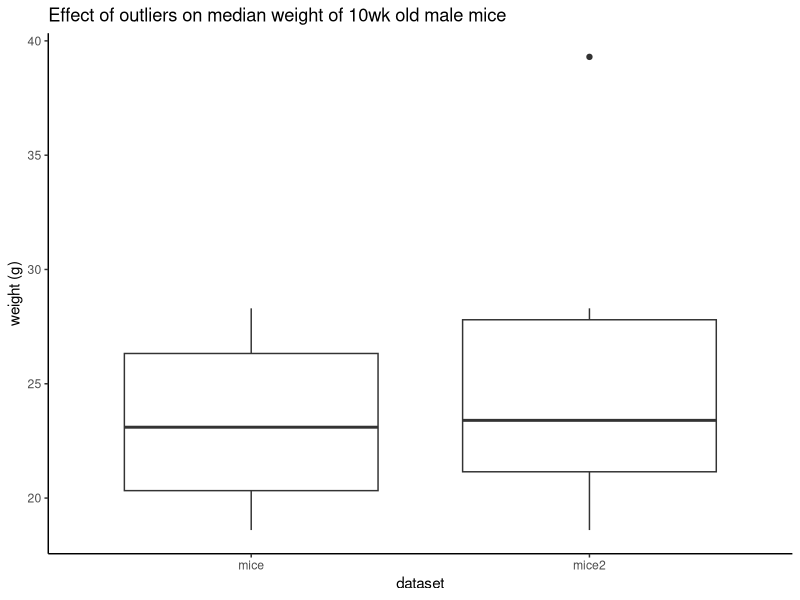
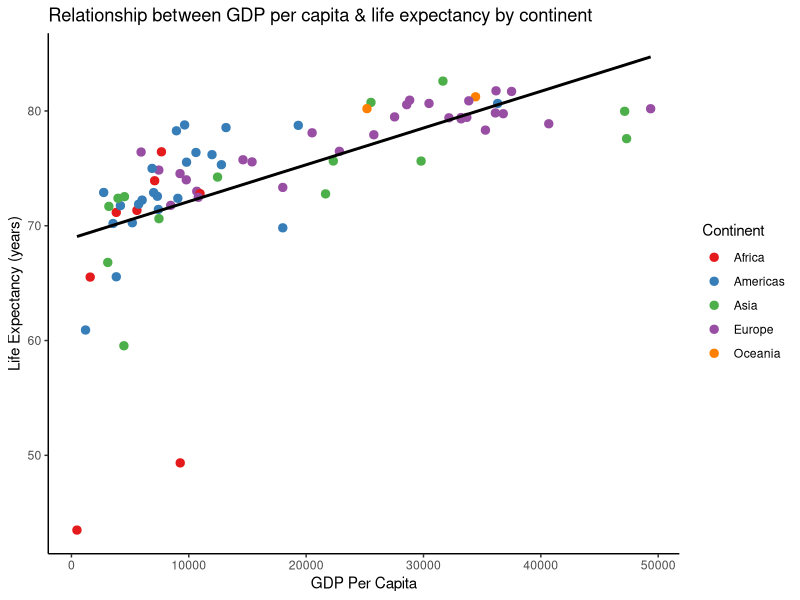
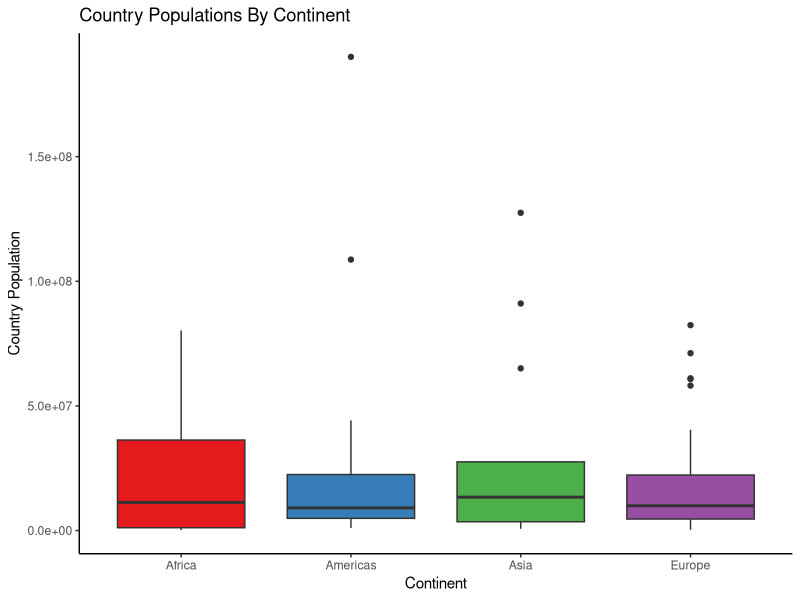

Write R code to recreate these figures, in order.
## ---- chunk 1
library(tidyverse)
## ---- chunk 2
mice <- c(27.3, 18.6, 23.4, 22.8, 19.5, 28.3)

mice
## ---- chunk 3
summary(mice)
## ---- chunk 4
mice2 <- c(mice, 39.3)
## ---- chunk 5
summary(mice2)
## ---- chunk 6
rbind(enframe(mice, value = "weight", name = "dataset") |> mutate(dataset = "mice"),
      enframe(mice2, value = "weight", name = "dataset") |> mutate(dataset = "mice2")) |>
  ggplot(aes(y=weight, x=dataset)) +
  geom_boxplot() + 
  labs(title = "Effect of outliers on median weight of 10wk old male mice",
       y = "weight (g)") +
  theme_classic()
## ---- chunk 7
mice3 <- mice2 + 25
## ---- chunk 8
mean(mice2)
sd(mice2)
mean(mice3)
sd(mice3)
## ---- chunk 9
tlvl <- c(634, 521, 616, 784, 542, 705, 810, 597, 623)
## ---- chunk 10
ss <- sum((tlvl - mean(tlvl))^2)        
ss                                
## ---- chunk 11
var(tlvl)
## ---- chunk 12
sd(tlvl)
## ---- chunk 13
tlvl2 <- c(tlvl, 950)
## ---- chunk 14
sd(tlvl2)
## ---- chunk 15
# manually calculate original dataset upper fence 
summary(tlvl)[5][[1]] + # extract 3rd quartile from summary() output for original dataset
  IQR(tlvl)*1.5         

range(tlvl) # get original range
## ---- chunk 16
gm <- read_csv("gapminder.csv")

glimpse(gm)
summary(gm)
## ---- chunk 17
gm |> 
  pull(country) |> # select column (variable) to be queried 
  type_sum()        # check variable type 

gm |>
  pull(gdp_per_cap) |>
  type_sum()

str(gm$gdp_per_cap) # confirm that `gdp_per_cap` is a numeric vector by checking structure
## ---- chunk 18
gm |> pull(lifeexp) |> median()
## ---- chunk 19
gm |> pull(gdp_per_cap) |> range()
## ---- chunk 20
gm |>
  summarize(mean = mean(population),
            stdev = sd(population))
## ---- chunk 21
gm |>
  group_by(continent) |>
  summarize(n_unique = length(unique(country)))
## ---- chunk 22
gm |> 
  filter(continent == "Africa") |>
  distinct(country)
## ---- chunk 23
gm |> 
  group_by(continent) |>
  summarize(mean = mean(lifeexp),
            median = median(lifeexp),
            stdev = sd(lifeexp)) |>
  arrange(median)
## ---- chunk 24
gm |> 
  filter(continent == "Europe") |> 
  filter(gdp_per_cap == min(gdp_per_cap)) |>
  select(country, gdp_per_cap)
## ---- chunk 25
gm |> 
  ggplot(aes(x = gdp_per_cap, y = lifeexp)) +
  geom_point(aes(color = continent), size = 2.5) + 
  geom_smooth(method = "lm", color = "black", se = FALSE) +
  labs(title = "Relationship between GDP per capita & life expectancy by continent",
       x = "GDP Per Capita",
       y = "Life Expectancy (years)",
       color = "Continent") +
  scale_color_brewer(type = "qual", palette = "Set1") +
  theme_classic()
## ---- chunk 26

gm |> 
  filter(continent != "Oceania") |>
  ggplot(aes(x = continent, y = population, fill = continent)) +
  geom_boxplot(show.legend = FALSE) +
  labs(title = "Country Populations By Continent",
       x = "Continent",
       y = "Country Population") +
  scale_fill_brewer(type = "qual", palette = "Set1") +
  theme_classic()


